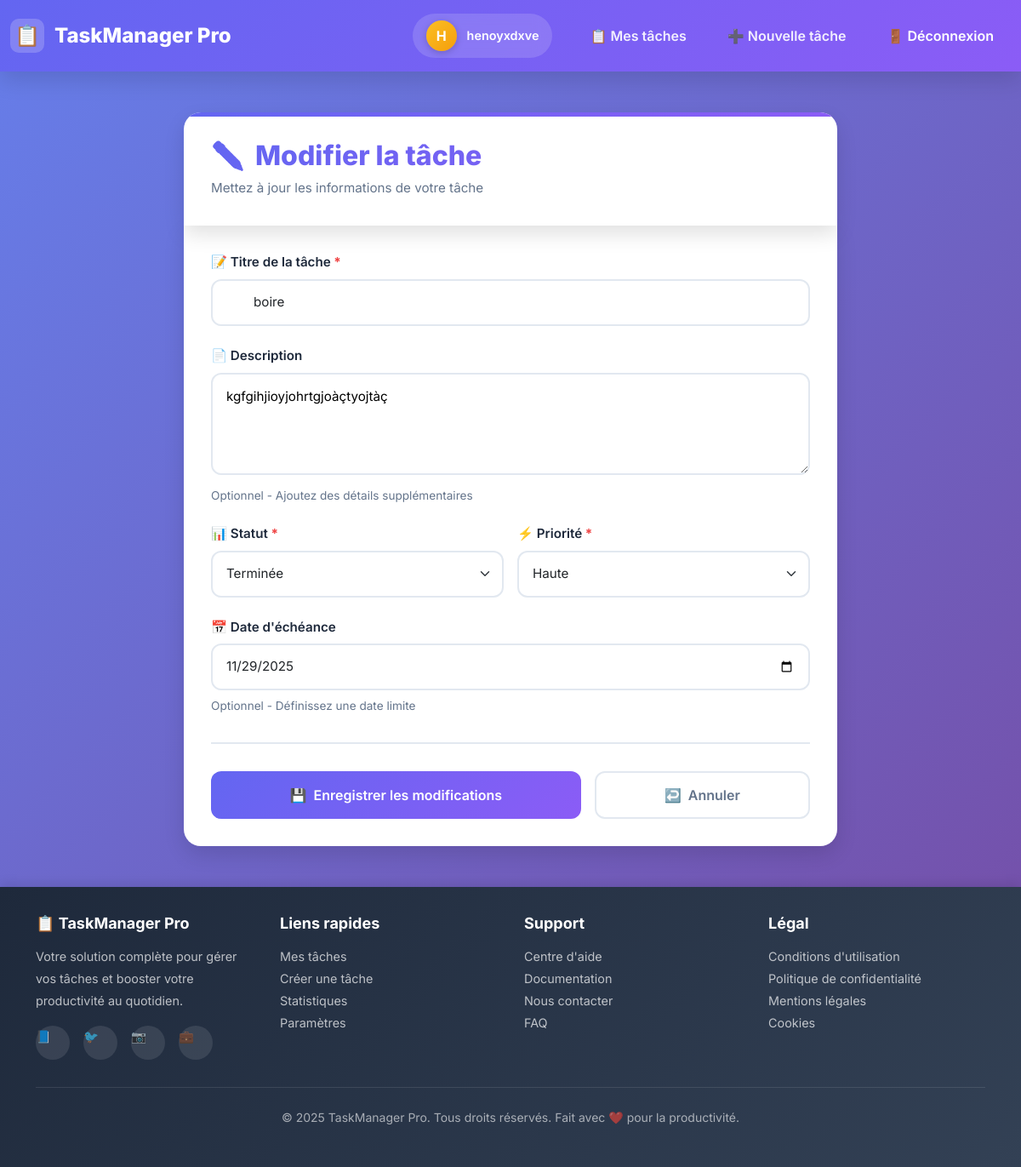
Page /tasks/2/update/ (signed in) on the committed database.
### tasks/models.py (models this page shows, shortened)
class Task(models.Model):
    PRIORITY_CHOICES = [
        ('low', 'Faible'),
        ('medium', 'Moyenne'),
        ('high', 'Haute'),
    ]
    STATUS_CHOICES = [
        ('todo', 'À faire'),
        ('in_progress', 'En cours'),
        ('done', 'Terminée'),
    ]
    user = models.ForeignKey(User, on_delete=models.CASCADE)
    title = models.CharField(max_length=200)
    description = models.TextField(blank=True)
    due_date = models.DateField(null=True, blank=True)
    priority = models.CharField(max_length=10, choices=PRIORITY_CHOICES, default='medium')
    status = models.CharField(max_length=12, choices=STATUS_CHOICES, default='todo')
    created_at = models.DateTimeField(auto_now_add=True)
    class Meta:
        ordering = ['status', 'due_date', 'priority']

### tasks/views.py (the view)
# urls.py: path('<int:pk>/update/', views.task_update, name='task_update'),
@login_required
def task_update(request, pk):
    task = get_object_or_404(Task, pk=pk, user=request.user)
    if request.method == 'POST':
        form = TaskForm(request.POST, instance=task)
        if form.is_valid():
            form.save()
            return redirect('task_list')
    else:
        form = TaskForm(instance=task)
    return render(request, 'tasks/task_form.html', {'form': form, 'action': 'Modifier'})

### tasks/forms.py
class TaskForm(forms.ModelForm):
    class Meta:
        model = Task
        fields = ['title', 'description', 'due_date', 'priority', 'status']
        widgets = {
            'due_date': forms.DateInput(attrs={'type': 'date'}),
        }

### tasks/templates/tasks/task_form.html (shortened to what this page needs)
{% extends 'base.html' %}
{% block content %}
<div class="form-container">
  <form method="post" id="taskForm">
    <div class="form-header">
      <h1 class="form-title">
        {% if form.instance.pk %}
          <span>✏️</span>
          <span>Modifier la tâche</span>
        {% else %}
          <span>➕</span>
          <span>Créer une nouvelle tâche</span>
        {% endif %}
      </h1>
      <p class="form-subtitle">
        {% if form.instance.pk %}
          Mettez à jour les informations de votre tâche
        {% else %}
          Remplissez les informations pour créer une nouvelle tâche
        {% endif %}
      </p>
    </div>
    <div class="form-body">
      <div class="form-group">
        <label for="{{ form.title.id_for_label }}">📝 Titre de la tâche</label>
        <div class="input-wrapper">
          <input
            type="text"
            name="{{ form.title.name }}"
            id="{{ form.title.id_for_label }}"
            class="form-control"
            placeholder="Ex: Finir le rapport mensuel"
            value="{{ form.title.value|default:'' }}"
            required
          >
        </div>
      </div>
      <div class="form-group optional">
        <label for="{{ form.description.id_for_label }}">📄 Description</label>
        <textarea
          name="{{ form.description.name }}"
          id="{{ form.description.id_for_label }}"
          class="form-textarea"
          placeholder="Décrivez votre tâche en détail..."
        >{{ form.description.value|default:'' }}</textarea>
        <span class="helptext">Optionnel - Ajoutez des détails supplémentaires</span>
      </div>
      <div class="form-row">
        <div class="form-group">
          <label for="{{ form.status.id_for_label }}">📊 Statut</label>
          <select
            name="{{ form.status.name }}"
            id="{{ form.status.id_for_label }}"
            class="form-select"
          >
            <option value="done" {% if form.status.value == 'done' %}selected{% endif %}>Terminée</option>
          </select>
        </div>
        <div class="form-group">
          <label for="{{ form.priority.id_for_label }}">⚡ Priorité</label>
          <select
            name="{{ form.priority.name }}"
            id="{{ form.priority.id_for_label }}"
            class="form-select"
          >
            <option value="high" {% if form.priority.value == 'high' %}selected{% endif %}>Haute</option>
          </select>
        </div>
      </div>
      <div class="form-group optional">
        <label for="{{ form.due_date.id_for_label }}">📅 Date d'échéance</label>
        <input
          type="date"
          name="{{ form.due_date.name }}"
          id="{{ form.due_date.id_for_label }}"
          class="form-control"
          value="{{ form.due_date.value|date:'Y-m-d'|default:'' }}"
        >
        <span class="helptext">Optionnel - Définissez une date limite</span>
      </div>
      <div class="form-actions">
        <button class="btn btn-primary" type="submit">
          {% if form.instance.pk %}
            <span>💾</span>
            <span>Enregistrer les modifications</span>
          {% else %}
            <span>➕</span>
            <span>Créer la tâche</span>
          {% endif %}
        </button>
        <a class="btn btn-secondary" href="{% url 'task_list' %}">
          <span>↩️</span>
          <span>Annuler</span>
        </a>
      </div>
    </div>
  </form>
</div>
{% endblock %}

### templates/base.html (shortened to what this page needs)
<!doctype html>
<html lang="fr">
<head>
  <link href="https://cdn.jsdelivr.net/npm/bootstrap@5.3.2/dist/css/bootstrap.min.css" rel="stylesheet">
</head>
<body>
{% if request.resolver_match.url_name != "login" and request.resolver_match.url_name != "signup" %}
     <nav class="navbar navbar-modern navbar-expand-lg">
    <div class="container-fluid">
      <a class="navbar-brand" href="{% url 'task_list' %}">
        <span class="brand-icon">📋</span>
        <span>TaskManager Pro</span>
      </a>
      <div class="collapse navbar-collapse" id="navbarNav">
        <ul class="navbar-nav ms-auto align-items-lg-center">
          {% if user.is_authenticated %}
            <li class="nav-item">
              <div class="user-info">
                <div class="user-avatar">{{ user.username|slice:":1"|upper }}</div>
                <span class="user-name">{{ user.username }}</span>
              </div>
            </li>
            <li class="nav-item">
              <a class="nav-link" href="{% url 'task_list' %}">
                <span>📋</span> Mes tâches
              </a>
            </li>
            <li class="nav-item">
              <a class="nav-link" href="{% url 'task_create' %}">
                <span>➕</span> Nouvelle tâche
              </a>
            </li>
            <li class="nav-item">
              <form action="{% url 'logout' %}" method="post" style="display:inline;">
                <button type="submit" class="nav-link btn-logout" style="background:none; border:none; cursor:pointer;">
                  <span>🚪</span> Déconnexion
               </button>
              </form>
            </li>
          {% endif %}
        </ul>
      </div>
    </div>
  </nav>
  {% endif %}
  <main class="main-content">
    {% block content %}{% endblock %}
  </main>
{% if request.resolver_match.url_name != "login" and request.resolver_match.url_name != "signup" %}
  <footer class="footer-modern">
    <div class="container">
      <div class="footer-content">
        <div class="footer-section">
          <h4>📋 TaskManager Pro</h4>
          <p>Votre solution complète pour gérer vos tâches et booster votre productivité au quotidien.</p>
          <div class="social-links">
            <a href="#" class="social-link">📘</a>
            <a href="#" class="social-link">🐦</a>
            <a href="#" class="social-link">📷</a>
            <a href="#" class="social-link">💼</a>
          </div>
        </div>
        <div class="footer-section">
          <h4>Liens rapides</h4>
          <a href="{% url 'task_list' %}">Mes tâches</a>
          <a href="{% url 'task_create' %}">Créer une tâche</a>
          <a href="#">Statistiques</a>
          <a href="#">Paramètres</a>
        </div>
        <div class="footer-section">
          <h4>Support</h4>
          <a href="#">Centre d'aide</a>
          <a href="#">Documentation</a>
          <a href="#">Nous contacter</a>
          <a href="#">FAQ</a>
        </div>
        <div class="footer-section">
          <h4>Légal</h4>
          <a href="#">Conditions d'utilisation</a>
          <a href="#">Politique de confidentialité</a>
          <a href="#">Mentions légales</a>
          <a href="#">Cookies</a>
        </div>
      </div>
      <div class="footer-bottom">
        <p>&copy; 2025 TaskManager Pro. Tous droits réservés. Fait avec ❤️ pour la productivité.</p>
      </div>
    </div>
  </footer>
  {% endif %}
</body>
</html>

### templates/base.html (style rules this page uses)
:root { --primary-color: #6366f1; --primary-hover: #4f46e5; --secondary-color: #8b5cf6; --success-color: #10b981; --danger-color: #ef4444; --warning-color: #f59e0b; --info-color: #3b82f6; --bg-light: #f8fafc; --text-muted: #64748b; --border-color: #e2e8f0; --shadow-sm: 0 1px 3px rgba(0,0,0,0.08); --shadow-md: 0 4px 12px rgba(0,0,0,0.1); --shadow-lg: 0 10px 25px rgba(0,0,0,0.12); }
* { margin: 0; padding: 0; box-sizing: border-box; }
body { font-family: 'Inter', -apple-system, BlinkMacSystemFont, 'Segoe UI', sans-serif; background: var(--bg-light); min-height: 100vh; display: flex; flex-direction: column; }
.navbar-modern { background: linear-gradient(135deg, var(--primary-color), var(--secondary-color)) !important; box-shadow: var(--shadow-lg); padding: 1rem 0; position: sticky; top: 0; z-index: 1000; backdrop-filter: blur(10px); }
.navbar-brand { font-weight: 800; font-size: 1.5rem; color: white !important; display: flex; align-items: center; gap: 0.75rem; transition: transform 0.3s ease; }
.brand-icon { width: 40px; height: 40px; background: rgba(255, 255, 255, 0.2); border-radius: 10px; display: flex; align-items: center; justify-content: center; font-size: 1.5rem; backdrop-filter: blur(10px); }
.navbar-nav { gap: 0.5rem; }
.nav-link { color: rgba(255, 255, 255, 0.9) !important; font-weight: 600; padding: 0.5rem 1.25rem !important; border-radius: 10px; transition: all 0.3s ease; position: relative; overflow: hidden; }
.nav-link::before { content: ''; position: absolute; top: 0; left: -100%; width: 100%; height: 100%; background: rgba(255, 255, 255, 0.1); transition: left 0.3s ease; }
.nav-link.btn-logout { background: rgba(239, 68, 68, 0.2); color: white !important; }
.user-info { display: flex; align-items: center; gap: 0.75rem; padding: 0.5rem 1rem; background: rgba(255, 255, 255, 0.15); border-radius: 50px; color: white; margin-right: 1rem; backdrop-filter: blur(10px); }
.user-avatar { width: 36px; height: 36px; background: linear-gradient(135deg, #fbbf24, #f59e0b); border-radius: 50%; display: flex; align-items: center; justify-content: center; font-size: 1rem; font-weight: 700; color: white; box-shadow: 0 2px 8px rgba(0,0,0,0.2); }
.user-name { font-weight: 600; font-size: 0.9rem; }
.main-content { flex: 1; padding: 0; }
.footer-modern { background: linear-gradient(135deg, #1e293b, #334155); color: white; padding: 2rem 0; margin-top: auto; box-shadow: 0 -4px 12px rgba(0,0,0,0.1); }
.footer-content { display: grid; grid-template-columns: repeat(auto-fit, minmax(250px, 1fr)); gap: 2rem; margin-bottom: 2rem; }
.footer-section h4 { font-size: 1.125rem; font-weight: 700; margin-bottom: 1rem; color: white; }
.footer-section p, .footer-section a { color: rgba(255, 255, 255, 0.7); text-decoration: none; font-size: 0.9rem; line-height: 1.8; display: block; transition: color 0.3s ease; }
.footer-bottom { border-top: 1px solid rgba(255, 255, 255, 0.1); padding-top: 1.5rem; text-align: center; color: rgba(255, 255, 255, 0.6); font-size: 0.875rem; }
.social-links { display: flex; gap: 1rem; margin-top: 1rem; }
.social-link { width: 40px; height: 40px; background: rgba(255, 255, 255, 0.1); border-radius: 50%; display: flex; align-items: center; justify-content: center; font-size: 1.2rem; transition: all 0.3s ease; }
.navbar-modern { animation: slideDown 0.5s ease-out; }

### rows in the picture
Task: title "boire", description "kgfgihjioyjohrtgjoàçtyojtàç", status "Terminée", priority "Haute", due_date "11/29/2025"

### other values in the picture
{{ user.username|slice:":1"|upper }} "H"
{{ user.username }} "henoyxdxve"
